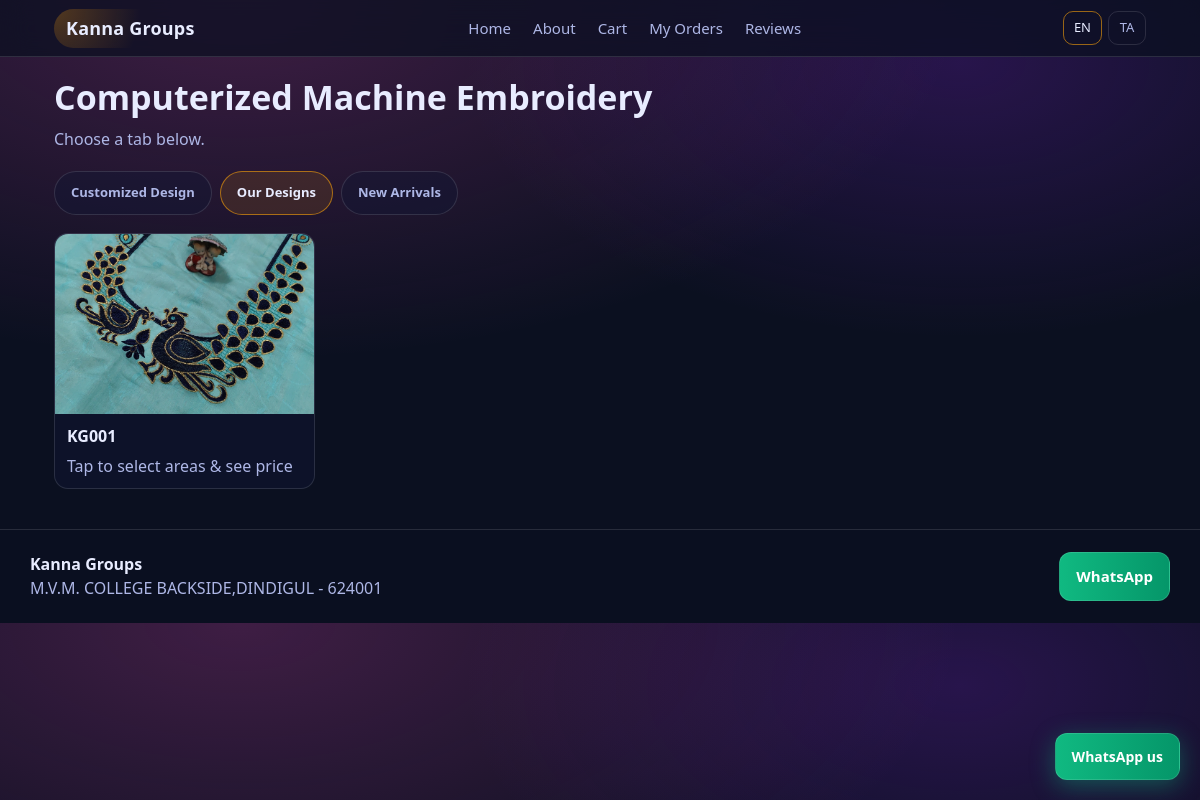
The page /services/embroidery?lang=en on the database its author committed.
### app/models.py (models this page shows, shortened)
class Setting(db.Model):
    __tablename__ = "setting"
    id = db.Column(db.Integer, primary_key=True)
    key = db.Column(db.String(64), unique=True, nullable=False, index=True)
    value = db.Column(db.Text, nullable=False)

class Service(db.Model):
    __tablename__ = "service"
    id = db.Column(db.Integer, primary_key=True)
    slug = db.Column(db.String(64), unique=True, nullable=False, index=True)
    name_en = db.Column(db.String(128), nullable=False)
    name_ta = db.Column(db.String(128), nullable=False)
    created_at = db.Column(db.DateTime(timezone=True), default=_utcnow, nullable=False)
    designs = db.relationship("Design", backref="service", lazy=True,
                              cascade="all, delete-orphan")

class Design(db.Model):
    __tablename__ = "design"
    id = db.Column(db.Integer, primary_key=True)
    service_id = db.Column(db.Integer, db.ForeignKey("service.id"), nullable=False, index=True)
    title_en = db.Column(db.String(200), nullable=False)
    title_ta = db.Column(db.String(200), nullable=False)
    min_price_inr = db.Column(db.Integer, nullable=True)
    design_charge_inr = db.Column(db.Integer, nullable=True)
    design_charge_first_order_only = db.Column(db.Boolean, nullable=False, default=True)
    design_charge_applied_once = db.Column(db.Boolean, nullable=False, default=False)
    stitching_charge_inr = db.Column(db.Integer, nullable=True)
    is_new_arrival = db.Column(db.Boolean, nullable=False, default=False)
    image_filename = db.Column(db.String(500), nullable=False, default="")
    created_at = db.Column(db.DateTime(timezone=True), default=_utcnow, nullable=False)
    stitches = db.relationship(
        "DesignStitches", backref="design", uselist=False, lazy=True,
        cascade="all, delete-orphan"
    )
    images = db.relationship(
        "DesignImage", backref="design", lazy=True,
        cascade="all, delete-orphan", order_by="DesignImage.id"
    )

### app/routes/public.py (the view, shortened to what this page needs)
@bp.get("/services/<slug>")
def service_detail(slug: str):
    service = Service.query.filter_by(slug=slug).first()
    if not service:
        abort(404)
    designs = Design.query.filter_by(service_id=service.id).order_by(Design.created_at.desc()).all()
    if slug == "embroidery":
        tab = request.args.get("tab", "our")
        from datetime import datetime, timedelta
        cutoff = datetime.utcnow() - timedelta(days=14)
        new_arrivals = [
            d for d in designs if d.is_new_arrival or (d.created_at and d.created_at >= cutoff)
        ]
        return render_template(
            "shop/embroidery.html",
            service=service,
            tab=tab,
            designs=designs,
            new_arrivals=new_arrivals,
            lang=_lang(),
            business_name=get_setting("business_name", "Kanna Groups"),
            whatsapp=get_setting("whatsapp_number", "+919344272890"),
            location=get_setting("location", ""),
        )

### app/models.py (called while the page is built)
def get_setting(key: str, default: str = "") -> str:
    s = Setting.query.filter_by(key=key).first()
    return s.value if s else default

### app/routes/public.py (called while the page is built)
def _lang() -> str:
    lang = request.args.get("lang", "en").lower()
    return "ta" if lang == "ta" else "en"

### app/templates/shop/embroidery.html (shortened to what this page needs)
{% extends "base.html" %}
{% block content %}
  <div class="page-header">
    <h1>{{ service.name_en if lang=='en' else service.name_ta }}</h1>
    <p class="muted">{{ 'Choose a tab below.' if lang=='en' else 'கீழே ஒரு டேப் தேர்வு செய்யவும்.' }}</p>
  </div>
  <div class="tabs">
    <a class="tab {{ 'active' if tab=='custom' else '' }}" href="{{ url_for('public.service_detail', slug='embroidery', lang=lang, tab='custom') }}">{{ 'Customized Design' if lang=='en' else 'கஸ்டமைஸ் டிசைன்' }}</a>
    <a class="tab {{ 'active' if tab=='our' else '' }}" href="{{ url_for('public.service_detail', slug='embroidery', lang=lang, tab='our') }}">{{ 'Our Designs' if lang=='en' else 'எங்கள் டிசைன்கள்' }}</a>
    <a class="tab {{ 'active' if tab=='new' else '' }}" href="{{ url_for('public.service_detail', slug='embroidery', lang=lang, tab='new') }}">{{ 'New Arrivals' if lang=='en' else 'புதிய டிசைன்கள்' }}</a>
  </div>
  {% if tab == 'custom' %}
    <div class="detail-card">
      <h3>{{ 'Customized Design' if lang=='en' else 'கஸ்டமைஸ் டிசைன்' }}</h3>
      <p class="muted">{{ 'Upload your reference design and select areas. Our digitizer will review and share the price.' if lang=='en' else 'உங்கள் reference டிசைனை அப்லோட் செய்து பகுதிகளை தேர்வு செய்யவும். எங்கள் டிஜிடைசர் விலையை பகிர்வார்.' }}</p>
      <a class="btn" href="{{ url_for('public.custom_design', lang=lang) }}">{{ 'Go to Custom Design' if lang=='en' else 'கஸ்டம் டிசைன் செல்ல' }}</a>
    </div>
  {% else %}
    {% if not designs %}
      <div class="empty">{{ 'No designs uploaded yet.' if lang=='en' else 'டிசைன்கள் இல்லை.' }}</div>
    {% else %}
      <div class="grid grid-designs">
        {% for d in designs %}
          <a class="design-card" href="{{ url_for('public.design_detail', design_id=d.id, lang=lang) }}">
            <img class="design-thumb" src="{{ img_url(d.image_filename) }}" alt="{{ d.title_en }}" loading="lazy" />
            <div class="design-meta">
              <div class="card-title">{{ d.title_en if lang=='en' else d.title_ta }}</div>
              <div class="muted">{{ 'Tap to select areas & see price' if lang=='en' else 'பகுதி தேர்வு செய்து விலை பார்க்க' }}</div>
            </div>
          </a>
        {% endfor %}
      </div>
    {% endif %}
  {% endif %}
{% endblock %}

### app/templates/base.html (shortened to what this page needs)
<!doctype html>
<html lang="{{ 'ta' if lang == 'ta' else 'en' }}">
  <head>
    <link rel="stylesheet" href="{{ url_for('static', filename='css/styles.css') }}" />
  </head>
  <body>
    <header class="topbar">
      <div class="container topbar-inner">
        <a class="brand" href="{{ url_for('public.home', lang=lang) }}">{{ business_name or "Kanna Groups" }}</a>
        <nav class="nav" id="mainNav">
          <a href="{{ url_for('public.home', lang=lang) }}">{{ 'Home' if lang=='en' else 'முகப்பு' }}</a>
          <a href="{{ url_for('public.about', lang=lang) }}">{{ 'About' if lang=='en' else 'எங்களைப் பற்றி' }}</a>
          <a href="{{ url_for('public.cart_page', lang=lang) }}">{{ 'Cart' if lang=='en' else 'கார்ட்' }}{% if cart_count %}<span class="cart-badge">{{ cart_count }}</span>{% endif %}</a>
          <a href="{{ url_for('public.my_orders', lang=lang) }}">{{ 'My Orders' if lang=='en' else 'என் ஆர்டர்கள்' }}</a>
          <a href="{{ url_for('public.reviews_page', lang=lang) }}">{{ 'Reviews' if lang=='en' else 'ரிவியூக்கள்' }}</a>
        </nav>
        <div class="lang lang-desktop">
          <a class="{{ 'active' if lang=='en' else '' }}" href="{{ request.path }}?lang=en">EN</a>
          <a class="{{ 'active' if lang=='ta' else '' }}" href="{{ request.path }}?lang=ta">TA</a>
        </div>
      </div>
    </header>
    <main class="container">
      {% block content %}{% endblock %}
    </main>
    <footer class="footer" id="contact">
      <div class="container footer-inner">
        <div>
          <div class="footer-title">{{ business_name or "Kanna Groups" }}</div>
          <div class="muted">{{ location or '' }}</div>
        </div>
        {% if whatsapp %}
          <a class="btn btn-whatsapp" href="https://wa.me/{{ whatsapp | replace('+','') }}" target="_blank" rel="noreferrer">
            WhatsApp
          </a>
        {% endif %}
      </div>
    </footer>
    {% if whatsapp %}
      <div class="floating-wa">
        <a class="btn btn-whatsapp" href="https://wa.me/{{ whatsapp | replace('+','') }}" target="_blank" rel="noreferrer">
          {{ 'WhatsApp us' if lang=='en' else 'WhatsApp-ல் தொடர்பு' }}
        </a>
      </div>
    {% endif %}
  </body>
</html>

### app/static/css/styles.css (style rules this page uses)
:root { --bg:#0b1020; --card:#111836; --text:#e8ecff; --muted:#aeb7e6; --border:rgba(255,255,255,.12); --accent1:#d946b0; --accent2:#7e22ce; --gold:#f59e0b; --white:#ffffff; --coral:#fb7185; --radius-sm:10px; --radius-md:14px; --radius-lg:18px; --transition-fast:.16s ease; --transition-med:.25s ease; }
* { box-sizing:border-box;margin:0;padding:0 }
html { -webkit-text-size-adjust:100%;scroll-behavior:smooth }
body { font-family: 'Segoe UI', system-ui, -apple-system, Roboto, 'Noto Sans', 'Liberation Sans', sans-serif; background: radial-gradient(1200px 600px at 20% 0%, rgba(217,70,176,.25), transparent 60%), radial-gradient(900px 500px at 80% 10%, rgba(126,34,206,.25), transparent 55%), var(--bg); color:var(--text); line-height:1.5; overflow-x:hidden; -webkit-font-smoothing:antialiased; }
a { color:inherit;text-decoration:none }
img { max-width:100%;height:auto;display:block }
.container { width:100%; max-width:1100px; margin:0 auto; padding:0 clamp(12px, 3vw, 24px); }
.topbar { position:sticky; top:0; backdrop-filter:blur(14px); -webkit-backdrop-filter:blur(14px); background:rgba(11,16,32,.72); border-bottom:1px solid var(--border); z-index:100; }
.topbar-inner { display:flex; align-items:center; gap:12px; justify-content:space-between; min-height:56px; }
.brand { font-weight:800; font-size:clamp(15px, 3.5vw, 18px); letter-spacing:.2px; padding:6px 12px; border-radius:999px; background:radial-gradient(circle at 0 0, rgba(245,158,11,.28), transparent 55%); white-space:nowrap; flex-shrink:0; }
.nav { display:flex;gap:clamp(8px, 1.5vw, 14px);align-items:center }
.nav a { color:var(--muted); font-size:clamp(13px, 1.6vw, 15px); padding:6px 4px; white-space:nowrap; transition:color var(--transition-fast); }
.lang { display:flex;gap:6px;align-items:center;flex-shrink:0 }
.lang a { padding:6px 10px; border:1px solid var(--border); border-radius:var(--radius-sm); color:var(--muted); font-size:13px; min-width:38px; text-align:center; transition:all var(--transition-fast); }
.lang a.active { border-color:rgba(245,158,11,.6);color:var(--text) }
.lang-desktop { display:flex }
h1 { margin:0 0 10px;font-size:clamp(22px, 4vw, 34px);line-height:1.18 }
.muted { color:var(--muted) }
.grid { display:grid; grid-template-columns:repeat(3, minmax(0, 1fr)); gap:clamp(10px, 2vw, 16px); }
.card-title { font-weight:700;margin-bottom:6px }
.grid-designs { grid-template-columns:repeat(4, minmax(0, 1fr)) }
.design-card { border:1px solid var(--border); background:rgba(17,24,54,.45); border-radius:var(--radius-md); overflow:hidden; display:flex; flex-direction:column; transition:border-color var(--transition-fast), transform var(--transition-fast), box-shadow var(--transition-fast); }
.design-thumb { width:100%;height:clamp(130px, 20vw, 180px);object-fit:cover;display:block;background:#0f1530 }
.design-meta { padding:10px 12px }
.btn { display:inline-flex; align-items:center; justify-content:center; gap:8px; padding:clamp(10px, 1.5vw, 12px) clamp(12px, 2vw, 16px); border-radius:12px; border:1px solid rgba(255,255,255,.12); background:linear-gradient(90deg, var(--accent1), var(--accent2)); color:var(--white); font-weight:700; font-size:clamp(13px, 1.6vw, 15px); cursor:pointer; min-height:44px; transition:filter var(--transition-fast), transform var(--transition-fast); white-space:nowrap; }
.btn-whatsapp { background:linear-gradient(90deg, #10b981, #059669) }
.page-header { margin:clamp(12px, 2vw, 20px) 0 }
.footer { margin-top:40px;border-top:1px solid var(--border);background:rgba(11,16,32,.6) }
.footer-inner { display:flex; justify-content:space-between; align-items:center; gap:12px; padding:clamp(14px, 2.5vw, 22px) 0; flex-wrap:wrap; }
.footer-title { font-weight:800;font-size:clamp(14px, 1.8vw, 16px) }
.floating-wa { position:fixed; right:clamp(12px, 2vw, 20px); bottom:clamp(12px, 2vw, 20px); z-index:40; }
.floating-wa .btn { box-shadow:0 6px 24px rgba(16,185,129,.4); font-size:clamp(12px, 1.5vw, 14px); }
.tabs { display:flex;gap:8px;flex-wrap:wrap;margin:14px 0 18px }
.tab { padding:10px 16px; border-radius:999px; border:1px solid var(--border); background:rgba(17,24,54,.4); color:var(--muted); text-decoration:none; font-weight:600; font-size:13px; min-height:44px; display:inline-flex; align-items:center; transition:all var(--transition-fast); }
.tab.active { border-color:rgba(245,158,11,.6);color:var(--text);background:rgba(245,158,11,.12) }
@media (min-width:1200px) { .container { max-width:1140px } }

### rows shown on the page
Setting: value "Kanna Groups"
Service: name_en "Computerized Machine Embroidery"
Design: image_filename (picture), title_en "KG001", value "Tap to select areas & see price"
Setting: value "M.V.M. COLLEGE BACKSIDE,DINDIGUL - 624001"

### other values the page prints
{{ 'Home' if lang=='en' else 'முகப்பு' }} "Home"
{{ 'About' if lang=='en' else 'எங்களைப் பற்றி' }} "About"
{{ 'Cart' if lang=='en' else 'கார்ட்' }} "Cart"
{{ 'My Orders' if lang=='en' else 'என் ஆர்டர்கள்' }} "My Orders"
{{ 'Reviews' if lang=='en' else 'ரிவியூக்கள்' }} "Reviews"
{{ 'Customized Design' if lang=='en' else 'கஸ்டமைஸ் டிசைன்' }} "Customized Design"
{{ 'Our Designs' if lang=='en' else 'எங்கள் டிசைன்கள்' }} "Our Designs"
{{ 'New Arrivals' if lang=='en' else 'புதிய டிசைன்கள்' }} "New Arrivals"
{{ 'WhatsApp us' if lang=='en' else 'WhatsApp-ல் தொடர்பு' }} "WhatsApp us"
